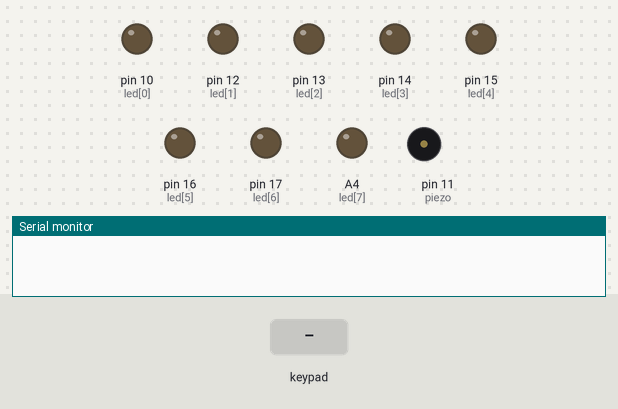
This sketch was run on a simulated Arduino Uno, built with avr-gcc and run on an emulated ATmega328P. Shown: output pins drawn as LEDs (lit = HIGH), buzzer (waves = sounding), the last lines printed to the serial monitor. The test bench sets the inputs (shaded band).

Above: at 2.0 s.
2.1 s: key '1' pressed
At 7.2 s:
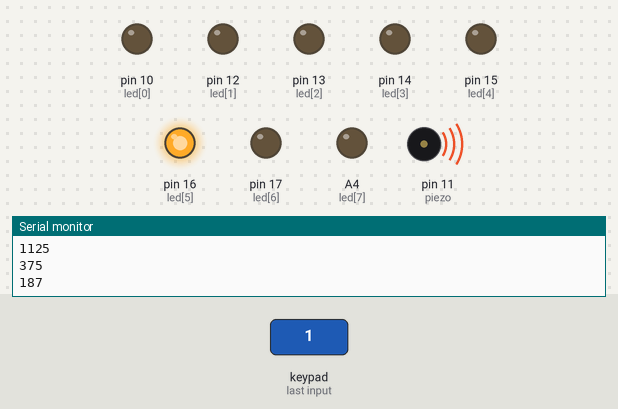
At 13.9 s:
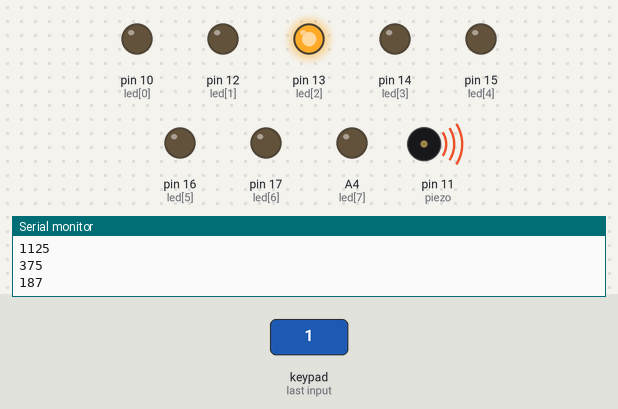
Timing chart, 0 to 20.1 s (numbered marks = the images above; inputs shaded):
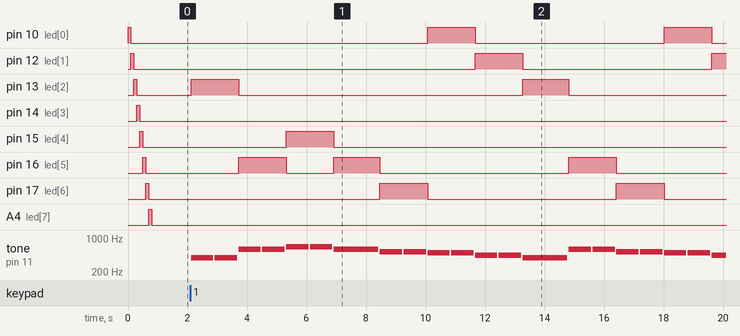

Measured:
- after the input at 2.1 s, pin 10 (led[0]): alternates HIGH for 1.6 s and LOW for 6.4 s, starting after 8.0 s; pin 12 (led[1]): LOW → HIGH after 9.6 s, → LOW 1.6 s later, → HIGH 6.4 s later

The sketch:

LAB7PROB2.ino
```cpp
#include <Key.h>
#include <Keypad.h>

int piezo = 11;
int led[8] = {10,12,13,14,15,16,17,18};

const byte rows = 4;
const byte cols = 4;

char keys[rows][cols] = {
  {'1','2','3','A'},
  {'4','5','6','B'},
  {'7','8','9','C'},
  {'*','0','#','D'},
};

const byte rowPins[rows] = {9, 8, 7, 6};
const byte colPins[cols]={5, 4, 3, 2};

Keypad customKeypad = Keypad(makeKeymap(keys), rowPins, colPins, rows, cols);

// Define notes
#define G4 392
#define GS4 415
#define A4 440
#define AS4 466
#define B4 494
#define C5 523
#define CS5 554
#define D5 587
#define DS5 622
#define E5 659
#define F5 698
#define FS5 740
#define G5 784
#define GS5 831
#define A5 880
#define AS5 932
#define B5 988
#define C6 1047
#define CS6 1109
#define D6 1175
#define DS6 1245
#define E6 1319
#define rest 0

int bpm = 120;
//for rr: dq, q, 16, 8, h
int quarterDuration;
int half;
int dHalf;
int dQuarter;
int quarter;
int eight;
int sixteenth;


void setup() {
  // put your setup code here, to run once:
  Serial.begin(9600);

  pinMode(piezo, OUTPUT);

  for(int i = 0; i < 8; i++){
    pinMode(led[i], OUTPUT);
    digitalWrite(led[i], HIGH);
    delay(100);
    digitalWrite(led[i], LOW);
  }

}

void loop() {
  // put your main code here, to run repeatedly:
  char key = customKeypad.getKey();

  if (key == '1'){
    Serial.print("Playing Song: ");
    Serial.println("Twinkle Twinkle Little Star");
    twinkle();
  }
  else if (key == '2'){
    Serial.print("Playing Song: ");
    Serial.println("Baa Baa Black Sheep");
    blackSheep();
  }
  else if (key == '3'){
    Serial.print("Playing Song: ");
    Serial.println("London Bridge is Falling Down");
    londonBridge();
  }
  else if (key == '4'){
    Serial.print("Playing Song: ");
    Serial.println("Five Little Ducks");
    ducks();
  }
  else if (key == '5'){
    Serial.print("Playing Song: ");
    Serial.println("If You're Happy and You know It");
    happy();
  }
  else if (key == '6'){
    Serial.print("Playing Song: ");
    Serial.println("Rain Rain Go Away");
    rain();
  }
}

void onLight(int note){
  if(note == AS4 || note == CS5 || note == DS5 || note == FS5 ||
     note == GS5 || note == AS5 || note == CS6 || note == DS6 || note == GS4){
    digitalWrite(led[7], HIGH);
  }
  if(note == C5 || note == C6 || note == CS6 || note == CS5){
    digitalWrite(led[6], HIGH);
  }else if(note == D5 || note == D6 || note == DS5 || note == DS6){
    digitalWrite(led[5], HIGH);
  }else if(note == E5 || note == E6){
    digitalWrite(led[4], HIGH);
  }else if(note == F5 || note == FS5){
    digitalWrite(led[3], HIGH);
  }else if(note == G4 || note == G5 || note == GS4 || note == GS5){
    digitalWrite(led[2], HIGH);
  }else if(note == A4 || note == A5 || note == AS4 || note == AS5){
    digitalWrite(led[1], HIGH);
  }else if(note == B4 || note == B5){
    digitalWrite(led[0], HIGH);
  }
}

void offLight(int note){
  if(note == AS4 || note == CS5 || note == DS5 || note == FS5 ||
     note == GS5 || note == AS5 || note == CS6 || note == DS6 || note == GS4){
    digitalWrite(led[7], LOW);
  }
  if(note == C5 || note == C6 || note == CS6 || note == CS5){
    digitalWrite(led[6], LOW);
  }else if(note == D5 || note == D6 || note == DS5 || note == DS6){
    digitalWrite(led[5], LOW);
  }else if(note == E5 || note == E6){
    digitalWrite(led[4], LOW);
  }else if(note == F5 || note == FS5){
    digitalWrite(led[3], LOW);
  }else if(note == G4 || note == G5 || note == GS4 || note == GS5){
    digitalWrite(led[2], LOW);
  }else if(note == A4 || note == A5 || note == AS4 || note == AS5){
    digitalWrite(led[1], LOW);
  }else if(note == B4 || note == B5){
    digitalWrite(led[0], LOW);
  }
}

void setTimings(int newBPM){
  bpm = newBPM;
  quarterDuration = (60000)/bpm;
  quarter = quarterDuration;
  Serial.println(quarterDuration);

  half = quarter * 2;
  Serial.println(half);

  dHalf = half + (half / 2);
  Serial.println(dHalf);

  dQuarter = quarter + (quarter / 2);
  Serial.println(dQuarter);

  eight = quarter / 2;
  Serial.println(eight);

  sixteenth = quarter / 4;
  Serial.println(sixteenth);
}

void play(int note, int duration)
{
  tone(piezo, note);
  delay(duration);
  noTone(piezo);
  delay(50);
}

void playMelody(int noteProg[], int dur[], int size) {
  for (int i = 0; i < size; i++) {
    onLight(noteProg[i]);
    play(noteProg[i], dur[i]);
    offLight(noteProg[i]);
  }
}

void twinkle()
{
  setTimings(80);
  int noteProg1[14] = {
    G4, G4, D5, D5, E5, E5, D5,
    C5, C5, B4, B4, A4, A4, G4
  };
  int noteProg2[7] = {
    D5, D5, C5, C5, B4, B4, A4
  };
  int noteDur[14] = {
    quarter, quarter, quarter, quarter,
    quarter, quarter, half,
    quarter, quarter, quarter, quarter,
    quarter, quarter, half
  };
  int size = sizeof(noteProg1) / sizeof(noteProg1[0]);
  playMelody(noteProg1, noteDur, size);

  for(int j = 0; j < 2; j++){
    size = sizeof(noteProg2) / sizeof(noteProg2[0]);
    playMelody(noteProg2, noteDur, size);
  }
  size = sizeof(noteProg1) / sizeof(noteProg1[0]);
  playMelody(noteProg1, noteDur, size);

  delay(1000);
}

void blackSheep()
{
  setTimings(120);
  int noteProg[38] = {
    D5, D5, A5, A5,
    B5, CS6, D6, B5, A5,
    G5, G5, FS5, FS5,
    E5, E5, D5,
    A5, A5, A5, G5, G5, G5,
    FS5, FS5, FS5, E5, E5,
    A5, A5, A5, G5, A5, B5, G5,
    FS5, E5, E5, D5
  };
  int dur[38] = {
    quarter, quarter, quarter, quarter,
    eight, eight, eight, eight, half,
    quarter, quarter, quarter, quarter,
    quarter, quarter, half,
    quarter, eight, eight, quarter, eight, eight,
    quarter, eight, eight, quarter, quarter,
    quarter, eight, eight, eight, eight, eight, eight,
    quarter, eight, eight, half
  };
  int size = sizeof(noteProg) / sizeof(noteProg[0]);
  playMelody(noteProg, dur, size);
  delay(1000);
}

void londonBridge()
{
  setTimings(150);
  int noteProg[24] = {
    C6, D6, C6, AS5,
    A5, AS5, C6,
    G5, A5, AS5,
    A5, AS5, C6,
    C6, D6, C6, AS5,
    A5, AS5, C6,
    G5, C6, A5, F5
  };
  int noteDur[24] = {
    quarter, quarter, quarter, quarter,
    quarter, quarter, half,
    quarter, quarter, half,
    quarter, quarter, half,
    quarter, quarter, quarter, quarter,
    quarter, quarter, half,
    half, half, quarter, half
  };
  int size = sizeof(noteProg) / sizeof(noteProg[0]);
  playMelody(noteProg, noteDur, size);
  delay(1000);
}

void ducks(){
  setTimings(120);
  int noteProg[36] = {
    E5, D5, D5, C5, C6,
    B5, A5, G5, rest,
    G5, C5, C5, F5, E5,
    E5, D5, D5, rest,
    E5, E5, D5, C5, C6,
    B5, A5, G5, G5,
    G5, C5, F5, E5, E5,
    D5, D5, C5, rest,
  };
  int noteDur[36] = {
    quarter, eight, eight, quarter, quarter,
    quarter, quarter, quarter, quarter,
    quarter, eight, eight, quarter, quarter,
    quarter, quarter, quarter, quarter,
    eight, eight, quarter, quarter, quarter,
    quarter, quarter, quarter, quarter,
    quarter, quarter, quarter, eight, eight,
    quarter, quarter, quarter, quarter
  };
  int size = sizeof(noteProg) / sizeof(noteProg[0]);
  playMelody(noteProg, noteDur, size);
  delay(1000);
}

void happy(){
  setTimings(120);
  int noteProg[49] = {
    G4, G4,
    C5, C5, C5, C5, C5, C5, B4, C5,
    D5, G4, G4,
    D5, D5, D5, D5, D5, D5, C5, D5,
    E5, E5, E5,
    F5, F5, F5, F5, A4, A4, F5, F5,
    E5, E5, E5, D5, C5, C5, E5, E5,
    D5, D5, D5, C5, B4, B4, A4, B4,
    C5
  };
  int noteDur[49] = {
    eight, eight,
    eight, eight, eight, eight, eight, eight, eight, eight,
    dHalf, eight, eight,
    eight, eight, eight, eight, eight, eight, eight, eight,
    dHalf, eight, eight,
    eight, eight, eight, eight, eight, eight, eight, eight,
    eight, eight, eight, eight, eight, eight, eight, eight,
    eight, eight, eight, eight, eight, eight, eight, eight,
    dHalf
  };
  int size = sizeof(noteProg) / sizeof(noteProg[0]);
  playMelody(noteProg, noteDur, size);
  delay(1000);
}

void rain(){
  setTimings(60);
  int noteProg[12] = {
    G5, E5,
    G5, G5, E5,
    G5, G5, E5, A5,
    G5, G5, E5
  };
  int noteDur [12] = {
    quarter, quarter,
    eight, eight, quarter,
    eight, eight, eight, eight,
    eight, eight, quarter
  };
  int size = sizeof(noteProg) / sizeof(noteProg[0]);
  playMelody(noteProg, noteDur, size);
  delay(1000);
}
```
